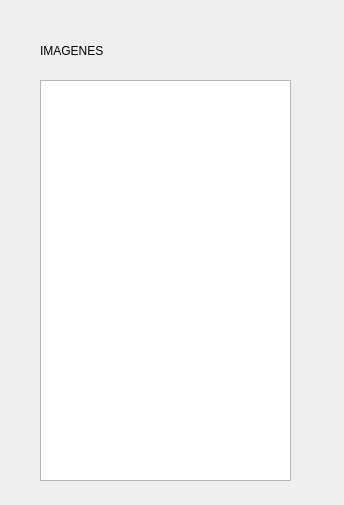
<?xml version="1.0" encoding="UTF-8"?>
<ui version="4.0">
 <class>Dialog</class>
 <widget class="QDialog" name="Dialog">
  <property name="geometry">
   <rect>
    <x>0</x>
    <y>0</y>
    <width>344</width>
    <height>505</height>
   </rect>
  </property>
  <property name="windowTitle">
   <string>Dialog</string>
  </property>
  <widget class="QTableView" name="tableView">
   <property name="geometry">
    <rect>
     <x>40</x>
     <y>80</y>
     <width>251</width>
     <height>401</height>
    </rect>
   </property>
  </widget>
  <widget class="QLabel" name="label">
   <property name="geometry">
    <rect>
     <x>40</x>
     <y>40</y>
     <width>231</width>
     <height>21</height>
    </rect>
   </property>
   <property name="text">
    <string>IMAGENES</string>
   </property>
  </widget>
 </widget>
 <resources/>
 <connections/>
</ui>
